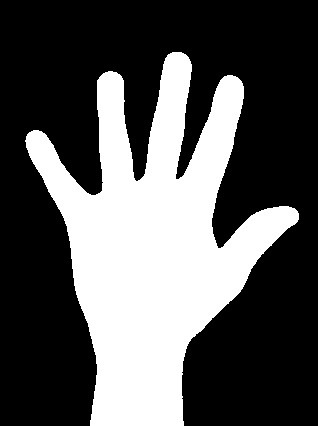
#> input picture hand_template.jpeg, 318 x 426 px
$ python hand-detection.py
#> lines starting #> are read from the running program, lines starting #| are printed output that depends on the picture

import cv2
import numpy as np

#for video feed from webcam
video_feed=cv2.VideoCapture(0)

#template image for hand detection
hand_template_gray=cv2.imread('hand_template.jpeg',0)
#> hand_template_gray is the input picture: shape (426, 318); min 0, max 255, mean 86.4
height, width= hand_template_gray.shape[::1]
#> height = 426; width = 318


while True:
    ret1, image=video_feed.read()
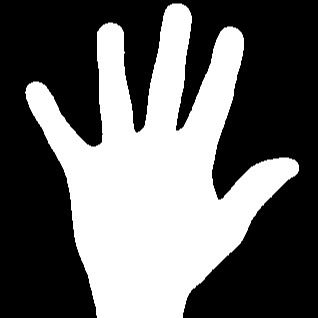
#> input picture hand_template1.jpeg, 318 x 318 px, given in place of the camera
#> image is the input picture: shape (318, 318, 3); min 0, max 255, mean 102.5
    #applying skin colour mask
    hsvimage = cv2.cvtColor(image, cv2.COLOR_BGR2HSV)
#> hsvimage: shape (318, 318, 3); mean H, S, V 0, 0, 102.5
    lower_bound = np.array([0, 38, 70], dtype="uint8")
    upper_bound = np.array([20, 255, 255], dtype="uint8")
    mask = cv2.inRange(hsvimage, lower_bound, upper_bound)
#> mask: shape (318, 318); every value is 0
    #blurring to remove noise, with a kernel of 2x2 size
    blurred = cv2.blur(mask, (2, 2))
    #threshing to find valid regions(binary thresh because we have already used a skin mask)
    ret2, threshed = cv2.threshold(blurred,0,255,cv2.THRESH_BINARY)
    # template matching to hand_template
    match = cv2.matchTemplate(threshed, hand_template_gray, cv2.TM_CCOEFF_NORMED)
#> match = 109 values from 1 to 1
    threshold =0.49
    valid_points = np.where(match >= threshold)
#> valid_points = 109 positions, rows 0 to 108, columns 0 to 0
    for point in zip(*valid_points[::-1]):
        cv2.rectangle(image, point, (point[0] + width, point[1] + height), (255, 0, 0), 1,)
#> this loop made 109 passes
#> point on passes 1 to 12: (0, 0), (0, 1), (0, 2), (0, 3), (0, 4), (0, 5), (0, 6), (0, 7), (0, 8), (0, 9), (0, 10), (0, 11)
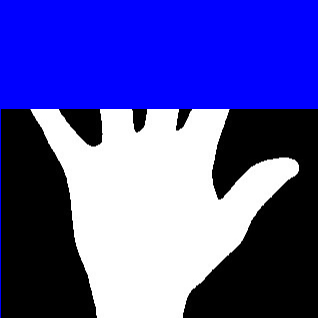
#> image: shape (318, 318, 3); mean B, G, R 168.4, 80.5, 80.5
    #show video with hand detection
    cv2.imshow("Video Feed",image)
    if cv2.waitKey(1) & 0xFF==ord('q'):
#> (key q is pressed here)
        break

video_feed.release()
cv2.destroyAllWindows()
